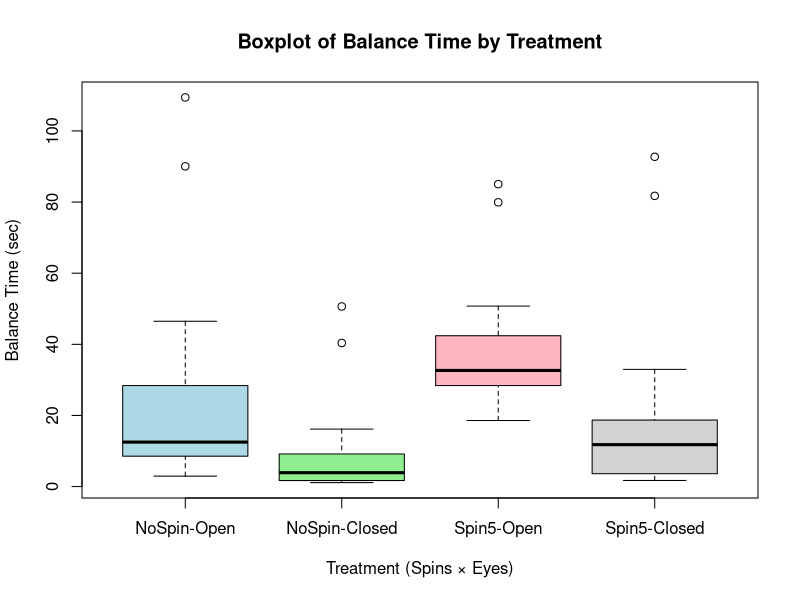
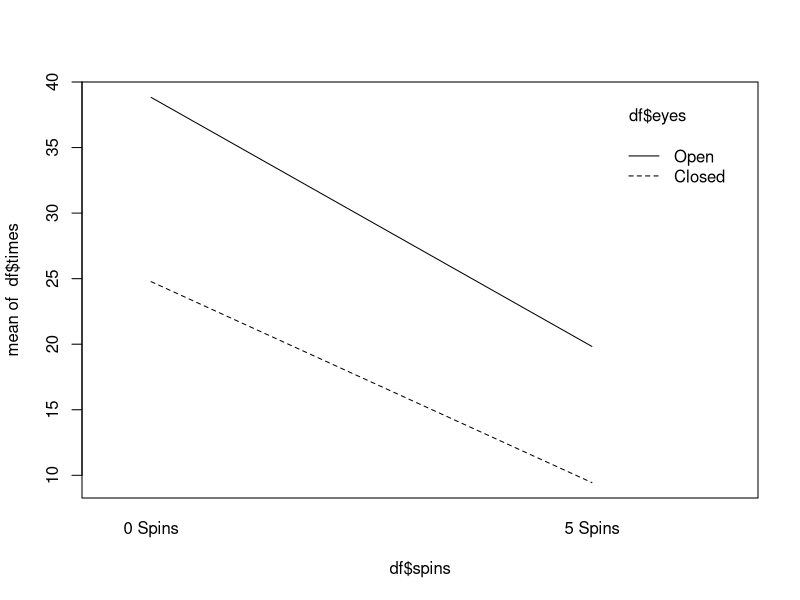

These figures' R source, in order:
## ---- chunk 1
knitr::opts_chunk$set(message =  FALSE)
knitr::opts_chunk$set(warning =  FALSE)
knitr::opts_chunk$set(error =  FALSE)
library(dplyr)
library(knitr)

## ---- chunk 2
spinning_levels <- c("5 spins", "No spins")
eyes_levels <- c("Eyes closed", "Eyes open")
base_design <- expand.grid(Spinning = spinning_levels, Eyes = eyes_levels)
full_design <- base_design[rep(1:nrow(base_design), 2), ]
randomized_trials <- full_design[sample(nrow(full_design)), ]
randomized_trials$Trial_ID <- 1:8
#print(randomized_trials)
## ---- chunk 3
times <- c(
  32.4, 32.9, 38.5, 42.42, 28.4, 36.1, 30.42, 30.08, 50.75, 32.11, 28.31, 26.21, 18.58, 45.0, 27.86, 33.85, 85.04, 79.93, #control
  8.54, 10.8, 12.3, 17.62, 28.4, 6.7, 16.71, 32.32, 4.33, 2.94, 12.7, 7.54, 20.38, 46.48, 8.56, 10.09, 90.05, 109.43, #eyesclosed
  14.82, 7.66, 16.2, 18.7, 12.1, 13.21, 11.49, 10.34, 2.33, 1.72, 2.58, 2.88, 32.96, 27.76, 4.05, 3.62, 81.75, 92.73, #5spins
  2.45, 2.55, 5.53, 5.51, 2.34, 5.25, 9.17, 5.38, 1.39, 1.12, 1.7, 1.47, 15.38, 16.16, 1.94, 1.61, 50.65, 40.38 #both
)

spins <- rep(c("0 Spins", "5 Spins"), each = 36)
eyes <- rep(c("Open", "Closed"), each = 18, times = 2)
df <- data.frame(spins, eyes, times)
df$spins <- as.factor(df$spins)
df$eyes  <- as.factor(df$eyes)
wide_df <- data.frame(Control = times[1:18],Eyes_Closed = times[19:36],
                      Spins_5 = times[37:54],Both = times[55:72])
knitr::kable(wide_df, caption = "Factorial Balance Time Data (In seconds)")
summary_table <- df %>%
  group_by(spins, eyes) %>%
  summarise(
    mean = mean(times),
    sd = sd(times),
    n = n())
print(summary_table)

## ---- chunk 4
summary_table <- df %>%
  group_by(spins, eyes) %>%
  summarise(
    mean = mean(times),
    sd = sd(times),
    n = n())
print(summary_table)
by(df$times, list(df$spins, df$eyes), summary)# summary of each treat
## ---- chunk 5
boxplot(times~spins*eyes, data=df,  #visualizations of data
        xlab = "Treatment (Spins × Eyes)",
        ylab = "Balance Time (sec)",
        main = "Boxplot of Balance Time by Treatment",
        names = c("NoSpin-Open", "NoSpin-Closed",
                  "Spin5-Open", "Spin5-Closed"),
        col = c("lightblue","lightgreen","lightpink","lightgray"))
## ---- chunk 6
fit <- aov(times ~ spins * eyes, data = df) 
summary(fit)
## ---- chunk 7
interaction.plot(df$spins, df$eyes, df$times) # interaction plot
## ---- chunk 8
bartlett.test(times ~ interaction(spins, eyes), data = df)
## ---- chunk 9
shapiro.test(residuals(fit))
## ---- chunk 10
new_indices <- c(1:16, 19:34, 37:52, 55:70)

df_new <- df[new_indices, ]
fit_new <- aov(times ~ spins * eyes, data = df_new)
summary(fit_new)
## ---- chunk 11
bartlett.test(times ~ interaction(spins, eyes), data = df_new)
shapiro.test(residuals(fit_new))
